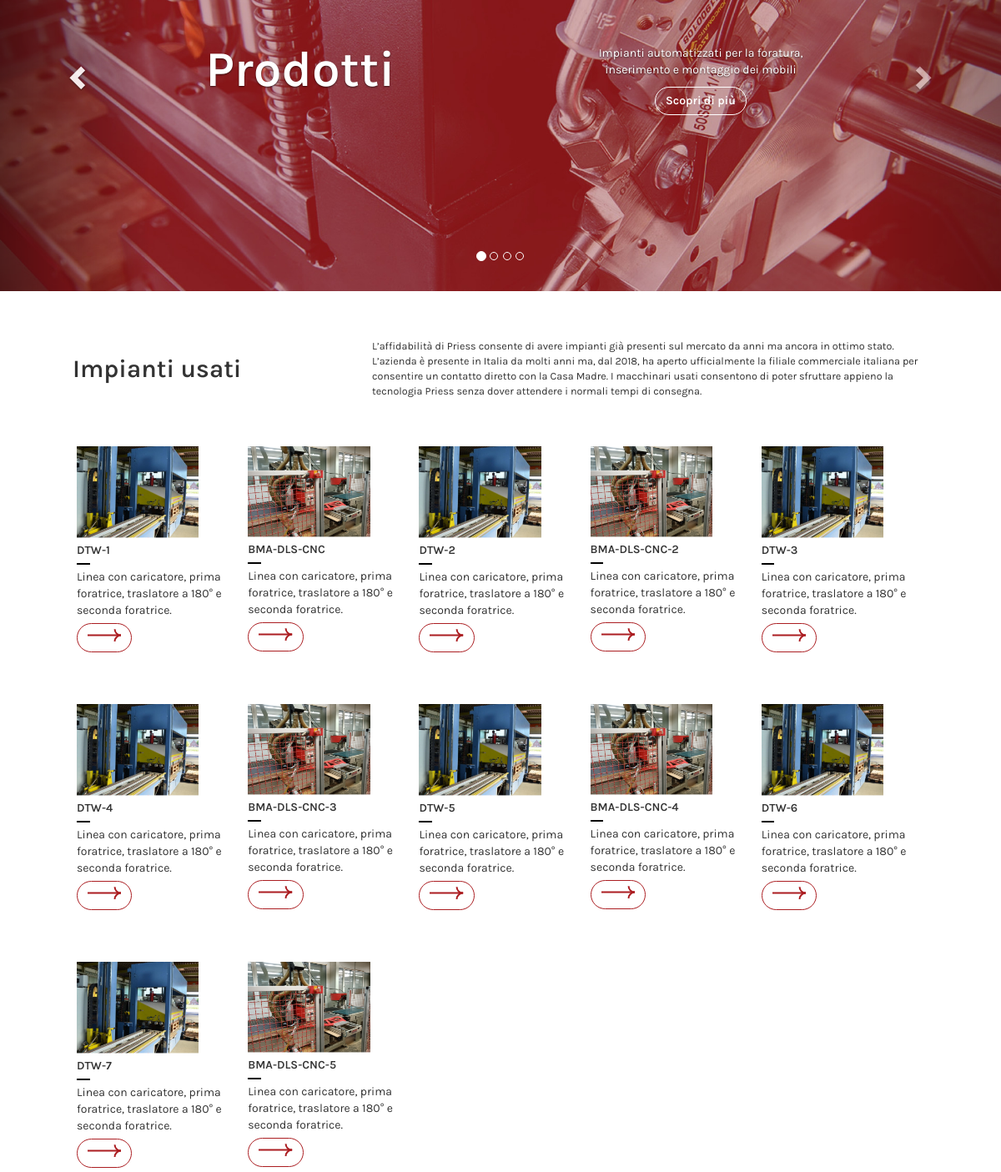
The page / on the database its author committed.
### tables this page shows
CREATE TABLE `banner` (
  `banner_id` int(11) NOT NULL,
  `banner_title` varchar(200) NOT NULL,
  `banner_text` varchar(200) NOT NULL,
  `banner_link` varchar(200) NOT NULL,
  `banner_image` varchar(200) NOT NULL
);

CREATE TABLE `machines` (
  `machine_id` int(11) NOT NULL,
  `machine_code` varchar(30) NOT NULL,
  `machine_type` varchar(30) NOT NULL,
  `machine_summary` varchar(500) NOT NULL,
  `machine_description` int(11) NOT NULL,
  `lati_foratura` int(11) NOT NULL,
  `num_mandrini` int(11) NOT NULL,
  `cambio_utensili` varchar(10) NOT NULL,
  `pantografo` varchar(10) NOT NULL,
  `gruppi` varchar(500) NOT NULL,
  `image` varchar(70) NOT NULL
);

### functions.php (the view, shortened to what this page needs)
<?php
function make_query_banner($connect)
{
 $query = "SELECT * FROM banner ORDER BY banner_id ASC";
 $result = mysqli_query($connect, $query);
 return $result;
}
function make_query_cards($connect)
{
 $query = "SELECT * FROM machines ORDER BY machine_id ASC";
 $result = mysqli_query($connect, $query);
 return $result;
}
function make_slide_indicators($connect)
{
 $output = '';
 $count = 0;
 $result = make_query_banner($connect);
 while($row = mysqli_fetch_array($result))
 {
  if($count == 0)
  {
   $output .= '
   <li data-target="#dynamic_slide_show" data-slide-to="'.$count.'" class="active"></li>
   ';
  }
  else
  {
   $output .= '
   <li data-target="#dynamic_slide_show" data-slide-to="'.$count.'"></li>
   ';
  }
  $count = $count + 1;
 }
 return $output;
}
function make_slides($connect)
{
 $output = '';
 $count = 0;
 $result = make_query_banner($connect);
 while($row = mysqli_fetch_array($result))
 {
  if($count == 0)
  {
   $output .= '
   <div class="item active">
   ';
  }
  else
  {
   $output .= '
   <div class="item">
   ';
  }
  $output .= '
  <img style="margin:-5% 0" src="assets/images/'.$row["banner_image"].'" alt="'.$row["banner_title"].'" />
  <div class="carousel-caption caption-centered" style="top:15%; bottom:0; left:-20%">
    <h1 style="font-weight:600; font-size:6rem;">'.$row["banner_title"].'</h1>
  </div>
  <div class="carousel-caption" style="top:20%; bottom:0; right:-20%;">
    <p>'.$row["banner_text"].'</p>
    <a href="'.$row["banner_link"].'" class="btn btn-primary" style="background-color:#FFFFFF00; color:white; border-color:white; font-weight:600; border-radius:100px">
      Scopri di più
    </a>
  </div>
  </div>
  ';
  $count = $count + 1;
 }
 return $output;
}
function create_cards($connect){
  $output = '
  <div class="row" style="display:flex; margin:5% 5% 0 5%">
  ';
  $count = 0;
  $count_col = 0;
  $result = make_query_cards($connect);
  while($row = mysqli_fetch_array($result)){
    $count_col++;
    if ($count > 0 && $count % 5 == 0){
      $output.='
      <div class="row" style="display:flex; margin:5% 5% 0 5%">
      ';
    }
    $output .= '
    <div class="column" style="flex:20%; margin:0 5px 5px 5px">
      <img src="assets/images/'.$row["image"].'" alt="'.$row["machine_code"].'" style="width:75%;"/>
      <p style="font-weight:600; padding-top:5px; margin-bottom:5px">'.$row["machine_code"].'</p>
      <hr style="height:2px; width:8%; border-width:0; color:black; background-color:black; margin:0 0 5px 0;">
      <p style="margin-bottom:5px">'.$row["machine_summary"].'</p>
      <a data-toggle="modal" href="#machine_'.$row["machine_id"].'" class="btn btn-primary" style="background-color:#FFFFFF00; color:#AB1D21; border-color:#AB1D21; font-weight:600; border-radius:100px">
      </a>
    </div>
    ';
    if ($count == 4 || $count == 9){
      $output.='
      </div>
      ';
      $count_col = 0;
    }
  $count = $count + 1;
  }
  if ($count % 5 != 0){
    for ($i=0; $i < 5 - $count_col; $i++){
      $output .= '
      <div class="column" style="flex:20%; margin:0 5px 5px 5px">
      </div>
      ';
    };
  }
  $output .= '</div>';
  return $output;
}
?>

### index.php (shortened to what this page needs)
<?php include "functions.php"?>
<!DOCTYPE html>
<html>
<head>
    <link rel="stylesheet" href="https://maxcdn.bootstrapcdn.com/bootstrap/3.3.6/css/bootstrap.min.css" />
    <link rel="stylesheet" href="assets/css/style.css" />
  </head>
  <body>
    <div class="container" style="padding-right: 0; padding-left: 0; width:100%;">
      <div id="dynamic_slide_show" class="carousel slide" data-ride="carousel">
        <ol class="carousel-indicators">
          <?php echo make_slide_indicators($connect); ?>
        </ol>
        <div class="carousel-inner">
          <?php echo make_slides($connect); ?>
        </div>
        <a class="left carousel-control" href="#dynamic_slide_show" data-slide="prev" style="top:-50%">
          <span class="glyphicon glyphicon-chevron-left"></span>
        </a>
        <a class="right carousel-control" href="#dynamic_slide_show" data-slide="next" style="top:-50%">
          <span class="glyphicon glyphicon-chevron-right"></span>
        </a>
      </div>
    </div>
    <div class="container">
      <div class="row" style="display:flex; margin:5% 5% 0 5%">
        <div class="column" style="flex:35%">
          <h2 style="font-weight:600">Impianti usati</h2>
        </div>
        <div class="column" style="flex:65%; font-size: 0.9em">
          L’affidabilità di Priess consente di avere impianti già presenti sul mercato da anni ma ancora in ottimo stato. L’azienda è presente in Italia da molti anni ma, dal 2018, ha aperto ufficialmente la filiale commerciale italiana per consentire un contatto diretto con la Casa Madre. I macchinari usati consentono di poter sfruttare appieno la tecnologia Priess senza dover attendere i normali tempi di consegna.</div>
        </div>
      </div>
    <div class="container">
      <?php echo create_cards($connect); ?>
    </div>
  </body>
</html>

### assets/css/style.css (style rules this page uses)
body { font-family: "Karla", sans-serif; }

### rows shown on the page
banner: banner_image (picture), banner_title "Prodotti", banner_text "Impianti automatizzati per la foratura, inserimento e montaggio dei mobili"
machines: image (picture), machine_code "DTW-1", machine_summary "Linea con caricatore, prima foratrice, traslatore a 180° e seconda foratrice."
machines: image (picture), machine_code "BMA-DLS-CNC", machine_summary "Linea con caricatore, prima foratrice, traslatore a 180° e seconda foratrice."
machines: image (picture), machine_code "DTW-2", machine_summary "Linea con caricatore, prima foratrice, traslatore a 180° e seconda foratrice."
machines: image (picture), machine_code "BMA-DLS-CNC-2", machine_summary "Linea con caricatore, prima foratrice, traslatore a 180° e seconda foratrice."
machines: image (picture), machine_code "DTW-3", machine_summary "Linea con caricatore, prima foratrice, traslatore a 180° e seconda foratrice."
machines: image (picture), machine_code "DTW-4", machine_summary "Linea con caricatore, prima foratrice, traslatore a 180° e seconda foratrice."
machines: image (picture), machine_code "BMA-DLS-CNC-3", machine_summary "Linea con caricatore, prima foratrice, traslatore a 180° e seconda foratrice."
machines: image (picture), machine_code "DTW-5", machine_summary "Linea con caricatore, prima foratrice, traslatore a 180° e seconda foratrice."
machines: image (picture), machine_code "BMA-DLS-CNC-4", machine_summary "Linea con caricatore, prima foratrice, traslatore a 180° e seconda foratrice."
machines: image (picture), machine_code "DTW-6", machine_summary "Linea con caricatore, prima foratrice, traslatore a 180° e seconda foratrice."
machines: image (picture), machine_code "DTW-7", machine_summary "Linea con caricatore, prima foratrice, traslatore a 180° e seconda foratrice."
machines: image (picture), machine_code "BMA-DLS-CNC-5", machine_summary "Linea con caricatore, prima foratrice, traslatore a 180° e seconda foratrice."
